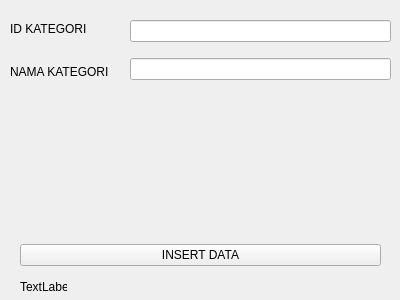
<?xml version="1.0" encoding="UTF-8"?>
<ui version="4.0">
 <class>Form</class>
 <widget class="QWidget" name="Form">
  <property name="geometry">
   <rect>
    <x>0</x>
    <y>0</y>
    <width>400</width>
    <height>300</height>
   </rect>
  </property>
  <property name="windowTitle">
   <string>Form</string>
  </property>
  <widget class="QWidget" name="horizontalLayoutWidget">
   <property name="geometry">
    <rect>
     <x>20</x>
     <y>240</y>
     <width>361</width>
     <height>31</height>
    </rect>
   </property>
   <layout class="QHBoxLayout" name="horizontalLayout">
    <item>
     <widget class="QPushButton" name="pushButtonInsert">
      <property name="text">
       <string>INSERT DATA</string>
      </property>
     </widget>
    </item>
   </layout>
  </widget>
  <widget class="QWidget" name="verticalLayoutWidget">
   <property name="geometry">
    <rect>
     <x>10</x>
     <y>10</y>
     <width>111</width>
     <height>80</height>
    </rect>
   </property>
   <layout class="QVBoxLayout" name="verticalLayout">
    <item>
     <widget class="QLabel" name="labelId">
      <property name="text">
       <string>ID KATEGORI</string>
      </property>
     </widget>
    </item>
    <item>
     <widget class="QLabel" name="labelName">
      <property name="text">
       <string>NAMA KATEGORI</string>
      </property>
     </widget>
    </item>
   </layout>
  </widget>
  <widget class="QWidget" name="verticalLayoutWidget_2">
   <property name="geometry">
    <rect>
     <x>130</x>
     <y>10</y>
     <width>261</width>
     <height>80</height>
    </rect>
   </property>
   <layout class="QVBoxLayout" name="verticalLayout_2">
    <item>
     <widget class="QLineEdit" name="lineEditId"/>
    </item>
    <item>
     <widget class="QLineEdit" name="lineEditName"/>
    </item>
   </layout>
  </widget>
  <widget class="QLabel" name="labeResult">
   <property name="geometry">
    <rect>
     <x>20</x>
     <y>280</y>
     <width>47</width>
     <height>13</height>
    </rect>
   </property>
   <property name="text">
    <string>TextLabel</string>
   </property>
  </widget>
 </widget>
 <resources/>
 <connections/>
</ui>
